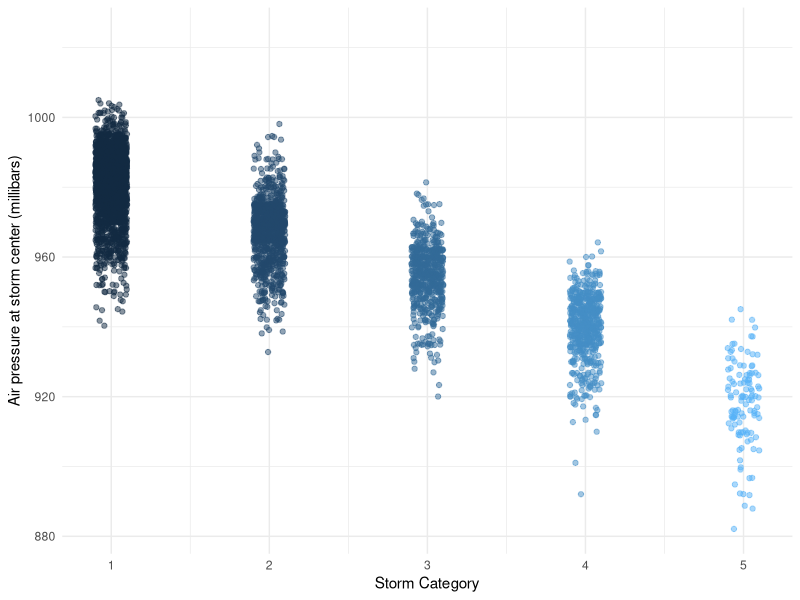

Reproduce this figure in R.
## ---- chunk 1
knitr::opts_chunk$set(echo = TRUE)
library(tidyverse)
## ---- chunk 2
summary(storms)
## ---- chunk 3
names(storms)
## ---- chunk 4
ggplot(data = storms, aes(x = category, y = pressure)) +
  geom_jitter(width = 0.1, 
              alpha = 0.5,
              aes(color = category),
              show.legend = FALSE) +
  labs(x = "Storm Category", 
       y = "Air pressure at storm center (millibars)"
       ) +
  theme_minimal()
